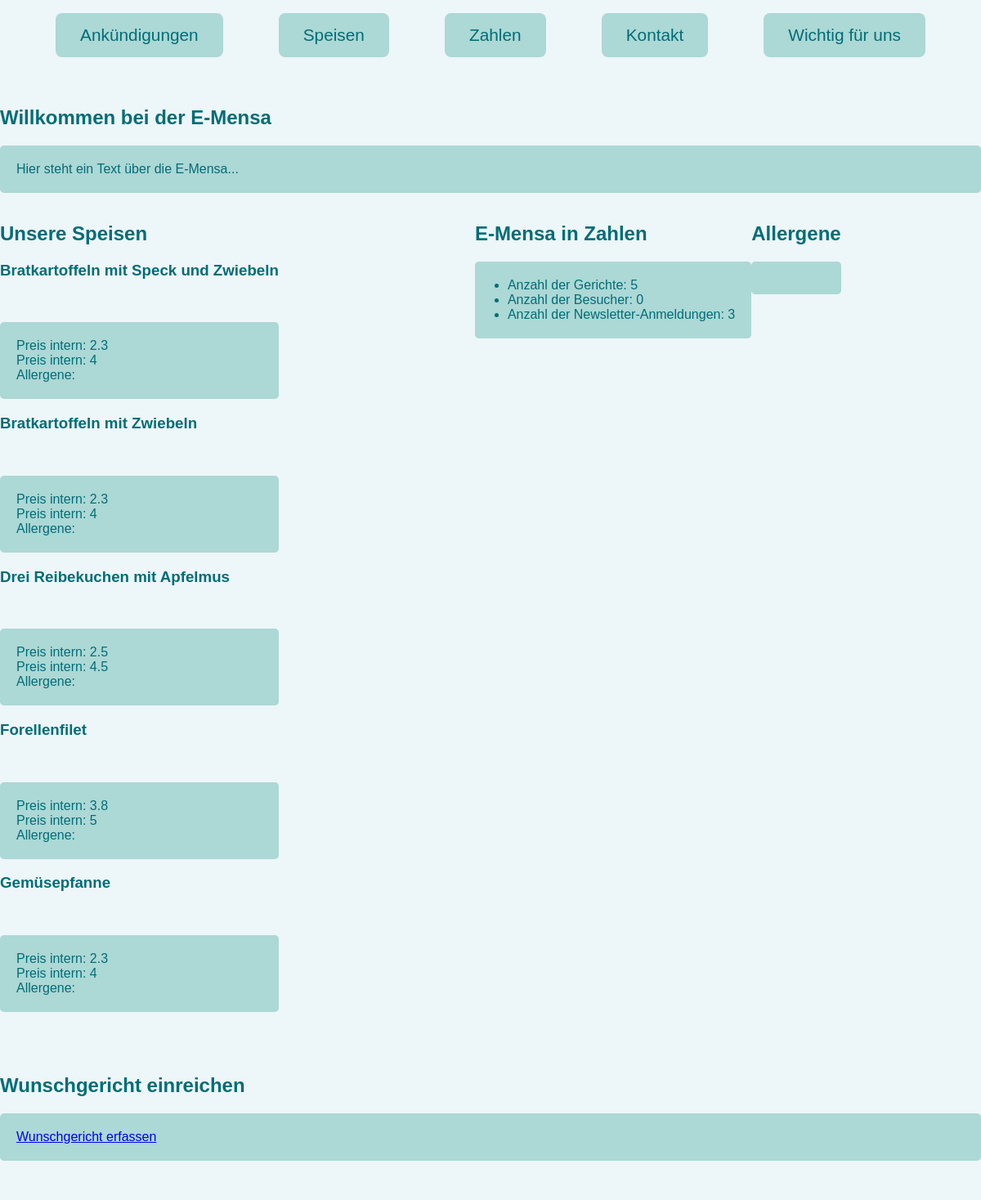
Before: /werbeseite/index.php (upper part) with the older database file.
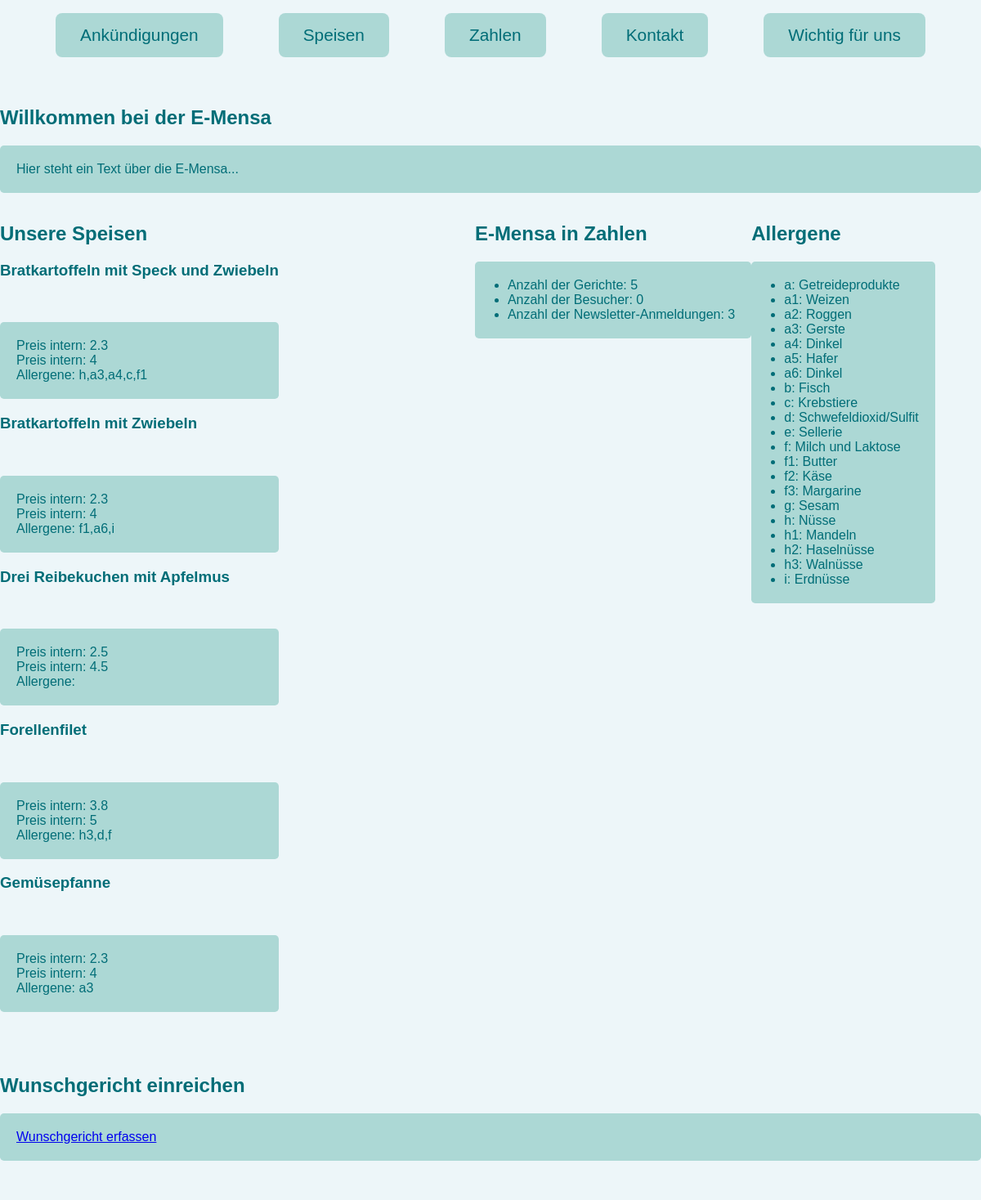
After: the same page with the newer database file.
### tables this page shows
CREATE TABLE besucher (
    id      int PRIMARY KEY,
    count   int NOT NULL
);

CREATE TABLE allergen (
    code    char(4)         PRIMARY KEY,
    name    varchar(300)                        NOT NULL,
    typ     varchar(20)     DEFAULT 'Allergen'  NOT NULL
);

### werbeseite/newsletter_zaehlen.php (called while the page is built, shortened)
<?php
function zaehle_anmeldungen() {
    $datei = 'newsletter.txt';
    $anmeldungen = file($datei, FILE_IGNORE_NEW_LINES | FILE_SKIP_EMPTY_LINES);
    return count($anmeldungen);
}
?>

### werbeseite/index.php (the view, shortened to what this page needs)
<?php
include 'db_connect.php';
include 'newsletter_zaehlen.php';
$anzahl_anmeldungen = zaehle_anmeldungen();
?>
<!DOCTYPE html>
<html lang="de">
<head>
    <link rel="stylesheet" href="index.css">
</head>
<body>
<header>
    <nav id="navigation">
        <ul>
            <li><a href="#ankündigungen">Ankündigungen</a></li>
            <li><a href="#speisen">Speisen</a></li>
            <li><a href="#zahlen">Zahlen</a></li>
            <li><a href="#kontakt">Kontakt</a></li>
            <li><a href="#wichtig">Wichtig für uns</a></li>
        </ul>
    </nav>
</header>
<section id="ankündigungen">
    <h1>Willkommen bei der E-Mensa</h1>
    <p>Hier steht ein Text über die E-Mensa...</p>
</section>
<div class="box">
    <section id="speisen">
        <h2>Unsere Speisen</h2>
        <?php
        $sql = "SELECT
            gericht.name,
            gericht.preisintern,
            gericht.preisextern,
            GROUP_CONCAT(allergen.code) AS allergen_codes
        FROM
            gericht
        LEFT JOIN
            gericht_hat_allergen ON gericht.id = gericht_hat_allergen.gericht_id
        LEFT JOIN
            allergen ON gericht_hat_allergen.code = allergen.code
        GROUP BY
            gericht.id
        ORDER BY
            gericht.name
            ASC LIMIT 5;
        ";
        $result = mysqli_query($link, $sql);
        echo '<div class="speise">';
        while ($row = mysqli_fetch_assoc($result)) {
            echo '<h3>'.$row['name'].'</h3>'.'<br>';
            echo '<p>Preis intern: '.$row['preisintern'].'<br>';
            echo 'Preis intern: '.$row['preisextern'].'<br>';
            echo 'Allergene: '.$row['allergen_codes'].'<br>'.'</p>';
        }
        echo '</div>';
        $anzahl_gerichte = mysqli_num_rows($result);
        ?>
    </section>
    <?php
    $sql = "SELECT count FROM besucher WHERE id = 1";
    $result2 = mysqli_query($link, $sql);
    $row = mysqli_fetch_assoc($result2);
    if ($row) {
        $current_visitor_count = $row['count'];
    } else {
        $current_visitor_count = 0;
    }
    ?>
    <section id="zahlen">
        <h2>E-Mensa in Zahlen</h2>
        <ul>
            <li>Anzahl der Gerichte: <span id="gerichte-anzahl"><?php echo $anzahl_gerichte; ?></span></li>
            <li>Anzahl der Besucher: <span id="besucher-anzahl"><?php echo $current_visitor_count; ?></span></li>
            <li>Anzahl der Newsletter-Anmeldungen: <span id="anmeldungen-anzahl"><?php echo $anzahl_anmeldungen; ?></span></li>
        </ul>
    </section>
    <section id="allergene">
        <h2>Allergene</h2>
        <?php
        $sql = "SELECT code, name FROM allergen";
        $result = mysqli_query($link, $sql);
        echo '<ul>';
        while ($row = mysqli_fetch_assoc($result)) {
            echo '<li>'.$row['code'].': '.$row['name'].'</li>';
        }
        echo '</ul>';
        ?>
    </section>
</div>
<section id="wunschgericht">
    <h2>Wunschgericht einreichen</h2>
    <p><a href="wunschgericht.php">Wunschgericht erfassen</a></p>
</section>
</body>
</html>

### werbeseite/index.css (style rules this page uses)
body { font-family: Verdana, sans-serif; margin: auto; width: 1200px; background-color: rgba(237, 246, 249, 1); }
#navigation ul { list-style: none; display: flex; justify-content: space-evenly; padding: 0; width: 100%; }
#navigation li { padding: 15px 30px; background-color: rgba(131, 197, 190, 0.6); border-radius: 0.5em; }
#navigation a { text-decoration: none; color: rgba(0, 109, 119, 1); font-size: 1.3em; }
h1, h2, h3 { color: rgba(0, 109, 119, 1); }
section { margin: 5% 0 0 0; }
section p { background-color: rgba(131, 197, 191, 0.6); color: rgba(0, 109, 119, 1); padding: 20px; border-radius: 0.3em; }
section ul { background-color: rgba(131, 197, 191, 0.6); color: rgba(0, 109, 119, 1); padding: 20px 20px 20px 40px; border-radius: 0.3em; }
.box { display: flex; }
#speisen { margin: 0 20% 0 0; }
#zahlen { height: 50px; margin-top: 0; }
#allergene { margin: 0 0 0 0; height: 50px; }

Changed rows visible on the page:
added besucher: count "0"
added allergen: code "a", name "Getreideprodukte"
added allergen: code "a1", name "Weizen"
added allergen: code "a2", name "Roggen"
added allergen: code "a3", name "Gerste"
added allergen: code "a4", name "Dinkel"
added allergen: code "a5", name "Hafer"
added allergen: code "a6", name "Dinkel"
added allergen: code "b", name "Fisch"
added allergen: code "c", name "Krebstiere"
added allergen: code "d", name "Schwefeldioxid/Sulfit"
added allergen: code "e", name "Sellerie"
added allergen: code "f", name "Milch und Laktose"
added allergen: code "f1", name "Butter"
added allergen: code "f2", name "Käse"
added allergen: code "f3", name "Margarine"
added allergen: code "g", name "Sesam"
added allergen: code "h", name "Nüsse"
added allergen: code "h1", name "Mandeln"
added allergen: code "h2", name "Haselnüsse"
added allergen: code "h3", name "Walnüsse"
added allergen: code "i", name "Erdnüsse"
Other visible differences:
$current_visitor_count: "0" → (not shown)
new list line: "Bratkartoffeln mit Speck und Zwiebeln Preis intern: 2.3 Preis intern: 4 Allergene: h,a3,a4,c,f1"
new list line: "Bratkartoffeln mit Zwiebeln Preis intern: 2.3 Preis intern: 4 Allergene: f1,a6,i"
new list line: "Forellenfilet Preis intern: 3.8 Preis intern: 5 Allergene: h3,d,f"
new list line: "Gemüsepfanne Preis intern: 2.3 Preis intern: 4 Allergene: a3"
list line gone: "Bratkartoffeln mit Speck und Zwiebeln Preis intern: 2.3 Preis intern: 4 Allergene:"
list line gone: "Bratkartoffeln mit Zwiebeln Preis intern: 2.3 Preis intern: 4 Allergene:"
list line gone: "Forellenfilet Preis intern: 3.8 Preis intern: 5 Allergene:"
list line gone: "Gemüsepfanne Preis intern: 2.3 Preis intern: 4 Allergene:"
